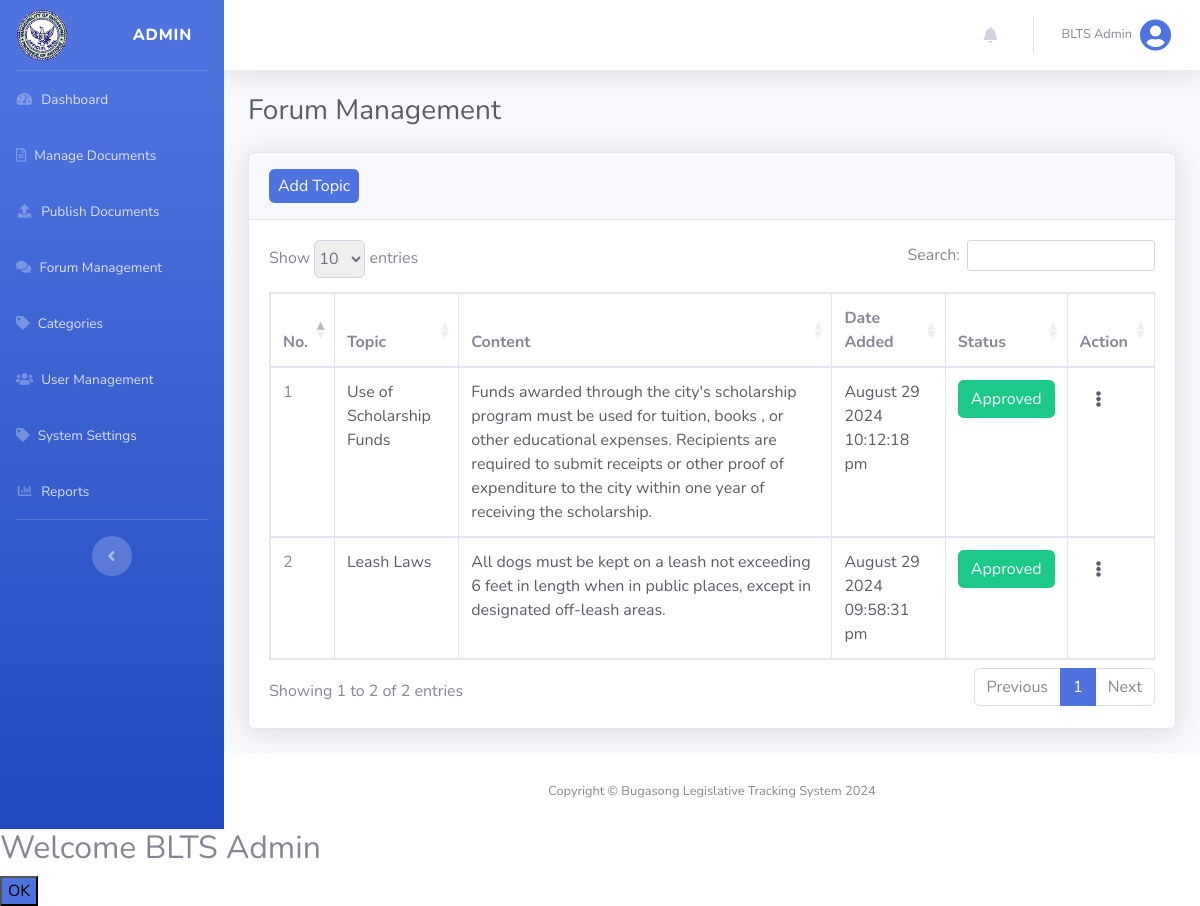
The app's page /views/admin_forum.php (signed in), older data.
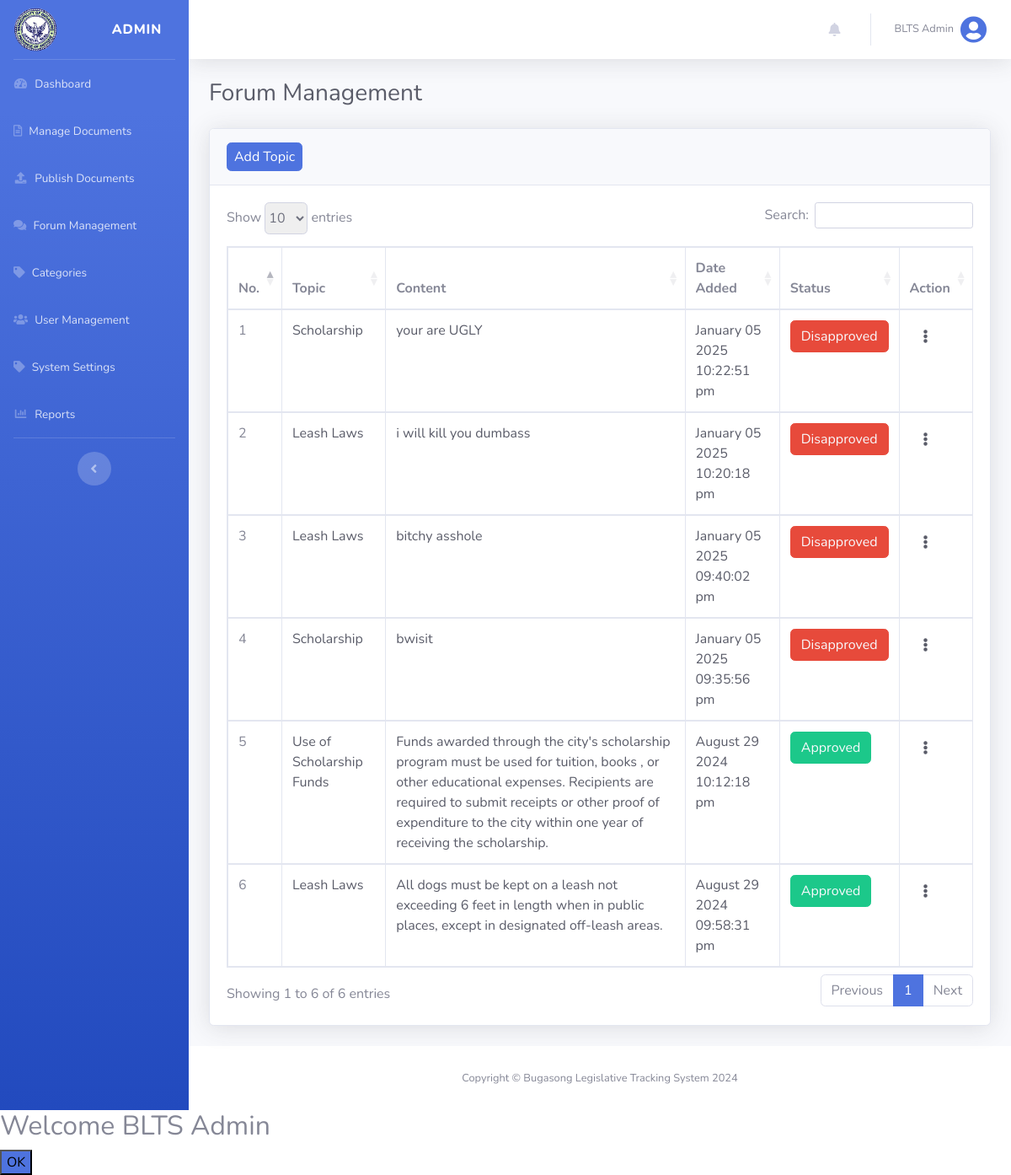
The same page, newer data.
### tables this page shows
CREATE TABLE `posts` (
  `post_id` int(255) NOT NULL,
  `user_id` int(255) NOT NULL,
  `topic` longtext NOT NULL,
  `message` longtext NOT NULL,
  `status` int(255) NOT NULL DEFAULT 0,
  `reason` longtext DEFAULT NULL,
  `date_added` datetime(6) DEFAULT current_timestamp(6)
);

### config/functions.php (called while the page is built, shortened)
<?php
function isAdmin()
{
    return isset($_SESSION['user_type']) && $_SESSION['user_type'] === 'admin';
}
function getAllPostDescAdmin()
{
    global $conn;
    $query = "
        SELECT
            post_id,
            user_id,
            topic,
            message,
            status,
            date_added
        FROM posts
        ORDER BY date_added DESC
    ";
    $stmt = $conn->prepare($query);
    $stmt->execute();
    $result = $stmt->get_result();
    if ($result->num_rows > 0) {
        $posts = $result->fetch_all(MYSQLI_ASSOC);
    } else {
        $posts = [];
    }
    return $posts;
}

### views/admin_forum.php (the view, shortened to what this page needs)
<?php
@include('header.php');
?>
<div id="content-wrapper" class="d-flex flex-column">
    <div id="content">
        <?php @include('top_navbar.php'); ?>
        <?php if (isAdmin()): ?>
            <div class="container-fluid">
                <div class="d-sm-flex align-items-center justify-content-between mb-4">
                    <h1 class="h3 mb-0 text-gray-800">Forum Management</h1>
                </div>
                <div class="card shadow mb-4">
                    <div class="card-header py-3">
                        <a href="citizen_forum.php" class="btn btn-primary px-2 py-1">Add Topic</a>
                    </div>
                    <div class="card-body">
                        <div class="table-responsive">
                            <table class="table table-bordered" id="dataTable1" width="100%" cellspacing="0">
                                <thead>
                                    <tr>
                                        <th style="width: 5%;">No.</th>
                                        <th>Topic</th>
                                        <th>Content</th>
                                        <th>Date Added</th>
                                        <th>Status</th>
                                        <th>Action</th>
                                    </tr>
                                </thead>
                                <tbody>
                                    <?php $count = 1; ?>
                                    <?php foreach (getAllPostDescAdmin() as $post): ?>
                                        <tr>
                                            <td><?php echo $count++; ?></td>
                                            <td class="text-gray-800"><?php echo $post['topic']; ?></td>
                                            <td class="text-gray-800"><?php echo $post['message']; ?></td>
                                            <td class="text-gray-800">
                                                <?php echo date('F d Y h:i:s a', strtotime($post['date_added'])); ?>
                                            </td>
                                            <td class="text-gray-800">
                                                <a class="status-button <?php echo ($post['status'] == '0') ? '' : 'unpublish'; ?>"
                                                    href="../actions/admin_update.php?update_status=<?php echo $post['status']; ?>&post_id=<?php echo $post['post_id']; ?>"><?php echo ($post['status'] == '0') ? '<p class="text-light btn btn-danger ">Disapproved</p>' : '<p class="text-light btn btn-success">Approved</p>' ?></a>
                                            </td>
                                            <td>
                                                <a class="nav-link" href="#" id="actionDropdownMenu" role="button"
                                                    data-toggle="dropdown" aria-haspopup="true" aria-expanded="false">
                                                    <i class="fa fa-ellipsis-v text-dark"></i>
                                                </a>
                                            </td>
                                        </tr>
                                    <?php endforeach; ?>
                                </tbody>
                            </table>
                        </div>
                    </div>
                </div>
            </div>
        <?php else:
            redirect('dashboard', ''); ?>
        <?php endif; ?>
    </div>
    <footer class="sticky-footer bg-white">
        <div class="container my-auto">
            <div class="copyright text-center my-auto">
                <span>Copyright &copy; Bugasong Legislative Tracking System 2024</span>
            </div>
        </div>
    </footer>
</div>
<?php
@include('footer.php');
?>

Row changes from the older to the newer data that the page shows:
added posts: topic "Scholarship", message "your are UGLY", date_added "January 05 2025 10:22:51 pm", status "Disapproved"
added posts: topic "Leash Laws", message "i will kill you dumbass", date_added "January 05 2025 10:20:18 pm", status "Disapproved"
added posts: topic "Leash Laws", message "bitchy asshole", date_added "January 05 2025 09:40:02 pm", status "Disapproved"
added posts: topic "Scholarship", message "bwisit", date_added "January 05 2025 09:35:56 pm", status "Disapproved"
Text that changed along with them:
text written by a page script: "Show entries Search: Showing 1 to 2 of 2 entries Previous 1 Next" → "Show entries Search: Showing 1 to 6 of 6 entries Previous 1 Next"
